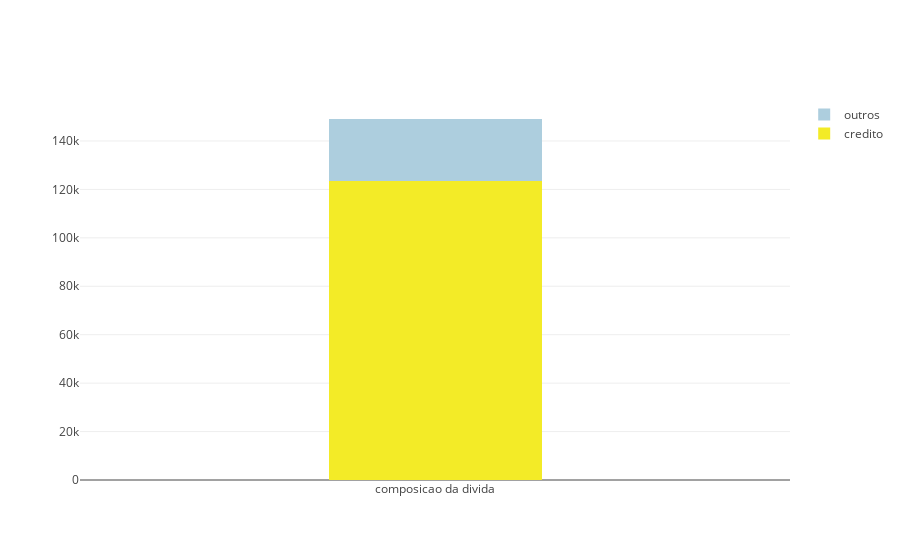

Here is the notebook cell this chart was saved with:
### Code cell
dt = df[df['cnpj']=='47785290000190']
data = list()
for el in dt['segmento'].unique().tolist():
    _d = dt[dt['segmento']==el]
    trace = go.Bar(
        x = ['composicao da divida'],
        y = [_d['valor_divida'].sum()],
        name = el,
        marker = dict(color=color_menu.get(el))
    )
    data.append(trace)
layout = go.Layout(barmode='stack', bargap=0.7)
fig = go.Figure(data=data, layout=layout)
iplot(fig)

### Figure 1 — Plotly figure (JSON) as saved in the notebook; plotly's stock layout.template omitted (floating-point values rounded to 4 significant figures)
{"data": [{"marker": {"color": "rgb(243,235,39)"}, "name": "credito", "type": "bar", "uid": "248c6056-401b-4975-8701-fca2fc24929b", "x": ["composicao da divida"], "y": [123400.0]}, {"marker": {"color": "rgb(173,206,222)"}, "name": "outros", "type": "bar", "uid": "5a671433-d694-4f97-8118-9f3204fcb3f5", "x": ["composicao da divida"], "y": [25670.0]}], "layout": {"bargap": 0.7, "barmode": "stack"}}
